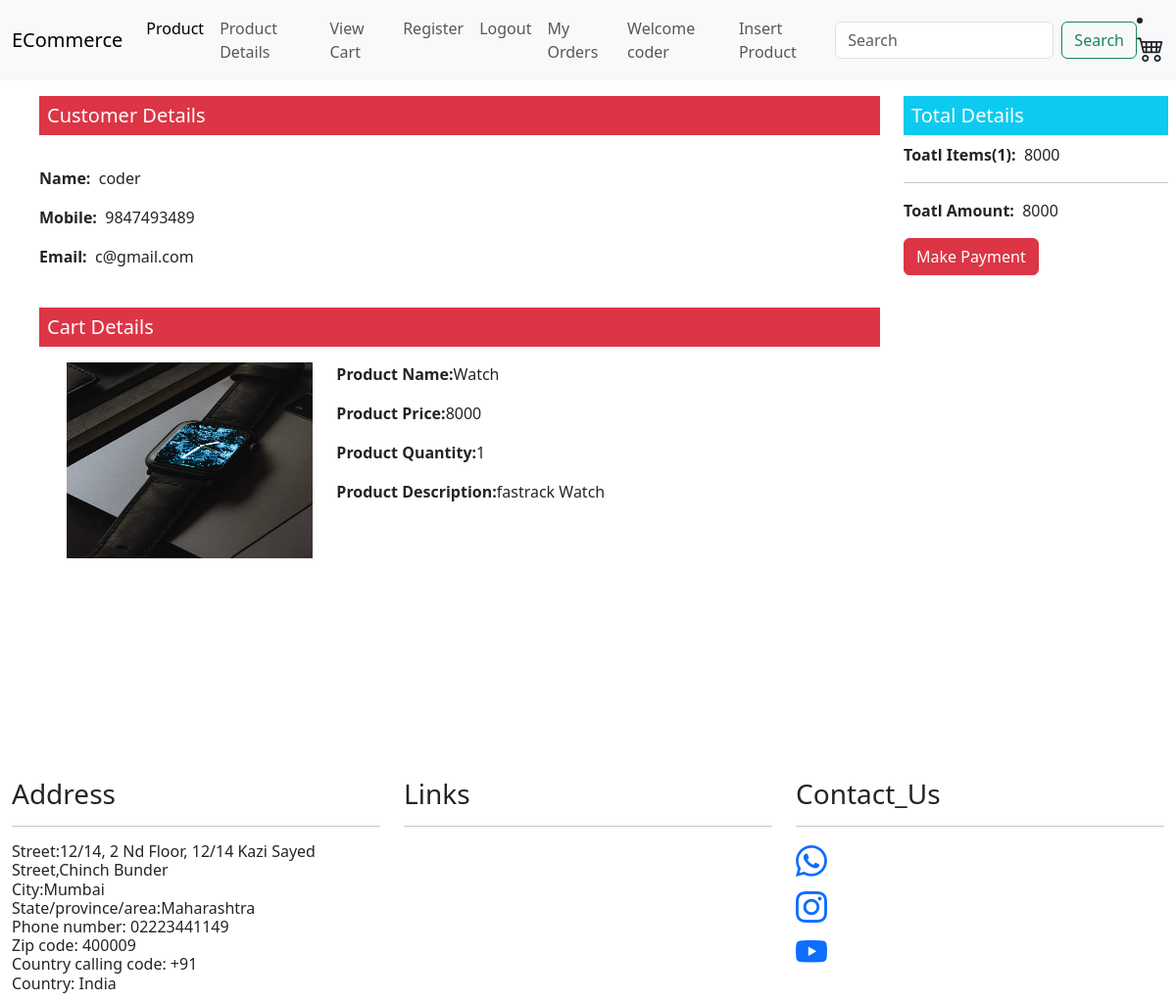
Screenshot of /vieworder/ (signed in) with the database file from the repository.
### ECommApp/models.py (models this page shows, shortened)
class CartItem(models.Model):
    product= models.ForeignKey(Product,on_delete = models.CASCADE)
    quantity = models.PositiveIntegerField(default=0)
    date_added = models.DateTimeField(auto_now_add=True)
    user = models.ForeignKey(User,on_delete=models.CASCADE,default=1)

class Product(models.Model):
    user=models.ForeignKey(User,on_delete=models.CASCADE,blank=True,null=True)
    product_id=models.IntegerField(primary_key=True)
    product_name=models.CharField(max_length=50)
    type= (("Watch","Watch"),("Mobile","Mobile"),("Laptop","Laptop"))
    category=models.CharField(max_length=100,choices=type)
    desc= models.CharField(max_length=255)
    price= models.IntegerField()
    image= models.ImageField(upload_to='pics')
    prod =CutomManager() # objectof custom manager
    objects = models.Manager() # default Manager

### ECommApp/views.py (the view)
# urls.py: path('vieworder/', views.vieworder, name='vieworder'),
def vieworder(request):
    cart=CartItem.objects.filter(user=request.user)
    print(cart)
    """oid=random.randrange(1000,9999)
    for x in cart:
        Order.objects.create(order_id=oid,product_id=x.product.product_id,quantity=x.quantity,user=request.user)
        #x.delete()
    orders=Order.objects.filter(user=request.user,is_completed=False)"""
    c={}
    c['item']=cart
    total_price=0
    for x in cart:
        total_price += (x.product.price*x.quantity)
    c['total']=total_price
    length=len(cart)
    c['length']=length
    return render(request,"vieworder.html",c)

### ECommApp/templates/vieworder.html (shortened to what this page needs)
{% extends "base.html" %}
{% block body%}
<div class="row m-3">
    <div class="col-md-9">
      <h5 class="bg-danger text-white p-2">Customer Details</h5>
      <br>
      {% if user.is_authenticated %}
      <p><b>Name:</b>&nbsp; {{user.username}}</p>
      <p><b>Mobile:</b>&nbsp; 9847493489</p>
      <p><b>Email:</b>&nbsp; {{user.email}}</p>
      <br>
      {% else %}
      <p><b>Name:</b>&nbsp; Anonymous</p>
      <p><b>Mobile:</b>&nbsp; 9847493489</p>
      <p><b>Email:</b>&nbsp; a@gmail.com</p>
      {% endif %}
      <h5 class="bg-danger text-white p-2">Cart Details</h5>
      {% for x in item %}
      <div class="row m-3">
        <div class="col-md-4">
          <img src="{{x.product.image.url}}" alt="product" width="100%" height="200px">
        </div>
        <div class="col-md-8">
          <p><b>Product Name:</b>{{x.product.product_name}}</p>
          <p><b>Product Price:</b>{{x.product.price}}</p>
          <p><b>Product Quantity:</b>{{x.quantity}}
          </p>
          <p><b>Product Description:</b>{{x.product.desc}}</p>
        </div>
      </div>
      {% endfor %}
    </div>
  <div class="col-md-3">
    <h5 class="bg-info text-white p-2">Total Details</h5>
    <p><b>Toatl Items({{length}}):</b>&nbsp;&nbsp;{{total}}</p>
    <hr>
    <p><b>Toatl Amount:</b>&nbsp;&nbsp;{{total}}</p>
    <a href="{% url 'makePayment'%}"><button class="btn btn-danger">Make Payment</button></a>
  </div>
</div>
{% endblock %}

### ECommApp/templates/base.html (shortened to what this page needs)
{% load static %}
<!DOCTYPE html>
<html lang="en">
<head>
    <link rel="stylesheet" href="{% static 'css/bootstrap.min.css' %}">
    <link rel="stylesheet" href="https://cdn.jsdelivr.net/npm/bootstrap-icons@1.11.2/font/bootstrap-icons.min.css">
</head>
<body>
    <div class="container-fluid">
        <div class="row">
            <nav class="navbar navbar-expand-lg bg-body-tertiary">
                <div class="container-fluid">
                  <a class="navbar-brand" href="#">ECommerce</a>
                  <div class="collapse navbar-collapse" id="navbarSupportedContent">
                    <ul class="navbar-nav me-auto mb-2 mb-lg-0">
                      <li class="nav-item">
                        <a class="nav-link active" aria-current="page" href="{% url 'index' %}">Product</a>
                      </li>
                      <li class="nav-item">
                        <a class="nav-link" href="#">Product Details</a>
                      </li>
                      <li class="nav-item">
                        <a class="nav-link" href="{% url 'viewcart' %}">View Cart</a>
                      </li>
                      <li class="nav-item">
                        <a class="nav-link" href="/register_user">Register</a>
                      </li>
                      {% if user.is_authenticated %}
                      <li class="nav-item">
                        <a class="nav-link" href="/logout_user">Logout</a>
                      </li>
                      <li class="nav-item">
                        <a class="nav-link" href="/myOrders">My Orders</a>
                      </li>
                      {% else %}
                      <li class="nav-item">
                        <a class="nav-link" href="/login_user">Login</a>
                      </li>
                      {% endif %}
                      {% if user.is_authenticated %}
                      <li class="nav-item">
                        <a class="nav-link" >Welcome {{user.username}}</a>
                      </li>
                      {% if user.is_superuser %}
                      <li class="nav-item">
                        <a class="nav-link" href="/insertProd" >Insert Product</a>
                      </li>
                      {% endif %}
                      {% else %}
                      <li class="nav-item">
                        <a class="nav-link" >Welcome !! Guest</a>
                      </li>
                      {% endif %}
                    </ul>
                    <form class="d-flex" role="search" method="post" action="{% url 'search' %}>
                      {% csrf_token %}
                      <input class ="form-control me-2" name="q" type="search" placeholder="Search" aria-label="Search">
                      <button class="btn btn-outline-success" type="submit">Search</button>
                    </form>
                    <li class="nav-item">
                      <h3><a class="nav-link" href="{% url 'viewcart' %}"><i class="bi bi-cart4"></i></a></h3>
                    </li>
                  </div>
                </div>
              </nav>
        </div>
        <div class="row">
            {% block body %}
            {% endblock %}
        </div>
         <br>
         <br>
         <br>
         <br>
         <br>
         <br>
         <br>
         <br>
        <div class="row">
            <div class="col-md-4">
                <h3>Address</h3>
                <hr>
                <h6>Street:12/14, 2 Nd Floor, 12/14 Kazi Sayed Street,Chinch Bunder <br>
                    City:Mumbai <br>
                    State/province/area:Maharashtra <br>
                    Phone number:  02223441149 <br>
                    Zip code:  400009 <br>
                    Country calling code: +91 <br>
                    Country:  India</h6>
            </div>
            <div class="col-md-4">
                <h3>Links</h3>
                <hr>
            </div>
            <div class="col-md-4">
                <h3>Contact_Us</h3>
                <hr>
                <h2><a href=""><i class="bi bi-whatsapp"></i></a><br></h2>
                <h2><a href="https://www.instagram.com/codewithharry/?hl=en"><i class="bi bi-instagram"></i></a><br></h2>
                <h2><a href="https://www.youtube.com/@CodeWithHarry"><i class="bi bi-youtube"></i></a><br></h2>
            </div>
        </div>
    </div>
</body>
</html>

### rows the page displays
CartItem: product.image (picture), product.product_name "Watch", product.price "8000", quantity "1", product.desc "fastrack Watch"

### other values shown
{{ user.username }} "coder"
{{ user.email }} "c@gmail.com"
{{ length }} "1"
{{ total }} "8000"
